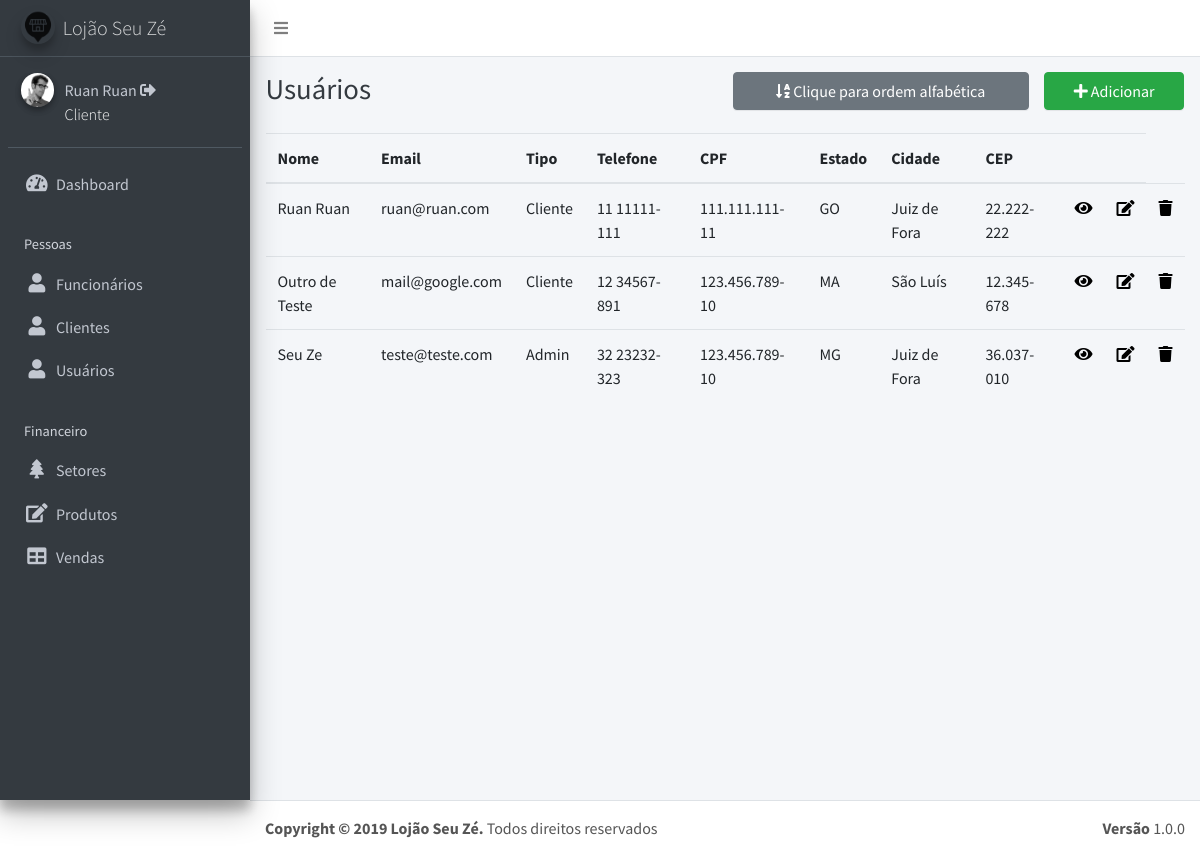
Screenshot of /listaUsuario.php (signed in) with the database file from the repository.
### tables this page shows
CREATE TABLE `usuarios` (
  `id` int(11) NOT NULL,
  `email` varchar(20) NOT NULL,
  `senha` varchar(40) NOT NULL,
  `tipo` varchar(11) NOT NULL,
  `nome` varchar(50) NOT NULL,
  `telefone` varchar(12) NOT NULL,
  `cpf` varchar(14) NOT NULL,
  `endereco` varchar(40) NOT NULL,
  `complemento` varchar(40) DEFAULT NULL,
  `cidade` varchar(40) NOT NULL,
  `estado` varchar(40) NOT NULL,
  `cep` varchar(10) NOT NULL
);

### listaUsuario.php (the view)
<?php require ('header.php'); ?>
<?php require ('dashboard.php'); ?>
<?php
if (isset($_GET["order"])){
  if($_GET["order"]=="ASC"){
    $sql = "SELECT * FROM usuarios ORDER BY nome ASC";
    $order = "ASC";
  }
  else{
    $sql = "SELECT * FROM usuarios ORDER BY id ASC";
    $order = 2;
  }
}else{
  $sql = "SELECT * FROM usuarios ORDER BY id ASC";
  $order = 2;
}
$result = $conexao->query($sql);
?>
  <div class="content-wrapper">
    <div class="content-header">
      <div class="container-fluid">
        <div class="row mb-2">
          <div class="col-sm-6">
            <h1 class="m-0 text-dark">Usuários</h1>
          </div>
          <div class="col-sm-4">
          <?php
            if($order!="ASC"){
          ?>
              <a href="listaUsuario.php?order=ASC"><button type="button" class="btn btn-block btn-secondary"><i class="nav-icon fas fa-sort-alpha-down"></i> Clique para ordem alfabética </button></a>
          <?php
            }else{
          ?>
              <a href="listaUsuario.php"><button type="button" class="btn btn-block btn-secondary"><i class="nav-icon fa fa-minus-circle"></i> Clique para retirar ordem alfabética </button></a>
          <?php
            }
          ?>
          </div>
          <div class="col-sm-2">
            <a href="insertUsuario.php"><button type="button" class="btn btn-block btn-success"><i class="nav-icon fa fa-plus"></i> Adicionar</button></a>
          </div>
        </div>
      </div>
    </div>
    <section class="content">
      <div class="container-fluid">
        <div class="row">
          <section class="col-lg-12 connectedSortable">
            <table class="table table-hover">
              <thead>
                <tr>
                  <th>Nome</th>
                  <th>Email</th>
                  <th>Tipo</th>
                  <th>Telefone</th>
                  <th>CPF</th>
                  <th>Estado</th>
                  <th>Cidade</th>
                  <th>CEP</th>
                  <th></th>
                  <th></th>
                </tr>
              </thead>
              <tbody>
                <?php
                if ($result->num_rows > 0) {
                    while ($row = $result->fetch_assoc()) {
                        echo "<tr href='viewUsuario.php?id=".$row['id']."' >";
                        echo "<td>" .$row["nome"] . "</td>";
                        echo "<td>" .$row["email"] . "</td> ";
                        echo "<td>" .$row["tipo"] . "</td>";
                        echo "<td>" .$row["telefone"] . "</td> ";
                        echo "<td>" .$row["cpf"] . "</td>";
                        echo "<td>" .$row["estado"] . "</td>";
                        echo "<td>" .$row["cidade"] . "</td>";
                        echo "<td>" .$row["cep"] . "</td>";
                      ?>
                        <td><a href="viewUsuario.php?id=<?php echo $row['id'];?>" style="text-decoration: none;color: #000;" data-toggle="tooltip" title="Visualizar"><i class="fa fa-eye"></i></a></td>
                        <td><a href="updateUsuario.php?id=<?php echo $row['id'];?>" style="text-decoration: none;color: #000;" data-toggle="tooltip" title="Editar"><i class="fa fa-edit"></i></a></td>
                        <td><a href="deleteUsuario.php?id=<?php echo $row['id'];?>" style="text-decoration: none;color: #000;" data-toggle="tooltip" title="Excluir"><i class="fa fa-trash"></i></a></td>
                      <?php
                      echo "</tr>";
                    }
                }
                ?>
              </tbody>
            </table>
          </section>
        </div>
      </div>
    </section>
  </div>
<?php require ('footer.php');?>

### rows the page displays
usuarios: nome "Ruan Ruan", email "ruan@ruan.com", tipo "Cliente", telefone "11 11111-111", cpf "111.111.111-11", estado "GO", cidade "Juiz de Fora", cep "22.222-222"
usuarios: nome "Outro de Teste", email "mail@google.com", tipo "Cliente", telefone "12 34567-891", cpf "123.456.789-10", estado "MA", cidade "São Luís", cep "12.345-678"
usuarios: nome "Seu Ze", email "teste@teste.com", tipo "Admin", telefone "32 23232-323", cpf "123.456.789-10", estado "MG", cidade "Juiz de Fora", cep "36.037-010"

### other values shown
$_SESSION['nome'] "Ruan Ruan"
$_SESSION['tipo'] "Cliente"
